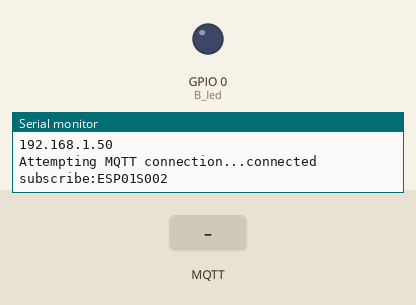
Simulated run of this sketch. Board: ESP8266 (NodeMCU). Parts: output pins drawn as LEDs (lit = HIGH), the last lines printed to the serial monitor. Inputs (shaded band) come from the test bench. WiFi joins after 1.5 s; servers stay silent unless stated; no MQTT or app messages arrive unless stated.

Above: at 2.7 s.
2.8 s: MQTT message "off" arrives on the first subscribed topic
At 4.0 s:
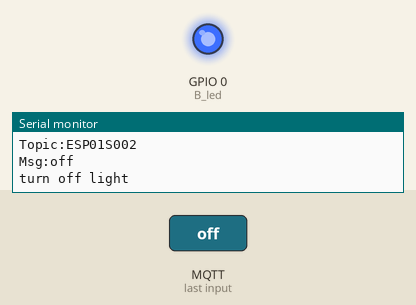
4.3 s: MQTT message "on" arrives on the first subscribed topic
At 5.3 s:
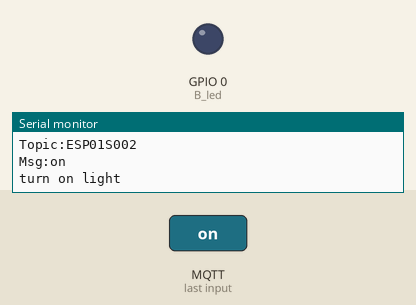
Timing chart, 0 to 7.3 s (numbered marks = the images above; inputs shaded):
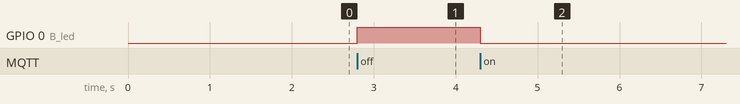

Measured:
- after the input at 2.8 s, GPIO 0 (B_led): LOW → HIGH at once
- after the input at 4.3 s, GPIO 0 (B_led): HIGH → LOW at once

The sketch:

bemfa_LED.ino
```cpp
/*
* 智能语言控制控制，支持同时天猫、小爱、小度、google Assistent控制
* 也同时支持web控制、小程序控制、app控制，定时控制等
* QQ群：566565915
* 项目示例：通过发送on或off控制开关
* 官网：bemfa.com
*/

#include <ESP8266WiFi.h>               //默认，加载WIFI头文件
#include "PubSubClient.h"              //默认，加载MQTT库文件
#include <ESP8266httpUpdate.h>
//********************需要修改的部分*******************//
const char* ssid = "SADY";           //修改，你的路由去WIFI名字
const char* password = "1q2w3e4r..";     //你的WIFI密码
#define ID_MQTT  "438c094dd3d94f70a4ef1c3b5e00997e"     //用户私钥，控制台获取
const char*  topic = "ESP01S002";        //主题名字，可在巴法云控制台自行创建，名称随意
const int B_led = 0;       //单片机LED引脚值，D系列是NodeMcu引脚命名方式，其他esp8266型号将D2改为自己的引脚
//**************************************************//
String upUrl = "http://bin.bemfa.com/b/1BcNDM4YzA5NGRkM2Q5NGY3MGE0ZWYxYzNiNWUwMDk5N2U=ESP01S002.bin";

const char* mqtt_server = "bemfa.com"; //默认，MQTT服务器
const int mqtt_server_port = 9501;      //默认，MQTT服务器
WiFiClient espClient;
PubSubClient client(espClient);

//灯光函数及引脚定义
void turnOnLed();
void turnOffLed();

void setup_wifi() {
  delay(10);
  Serial.println();
  Serial.print("Connecting to ");
  Serial.println(ssid);
  WiFi.begin(ssid, password);
  while (WiFi.status() != WL_CONNECTED) {
    delay(500);
    Serial.print(".");
  }

  Serial.println("");
  Serial.println("WiFi connected");
  Serial.println("IP address: ");
  Serial.println(WiFi.localIP());
}

void callback(char* topic, byte* payload, unsigned int length) {
  Serial.print("Topic:");
  Serial.println(topic);
  String msg = "";
  for (int i = 0; i < length; i++) {
    msg += (char)payload[i];
  }
  Serial.print("Msg:");
  Serial.println(msg);
  if (msg == "on") {//如果接收字符on，亮灯
    turnOnLed();//开灯函数
  } else if (msg == "off") {//如果接收字符off，亮灯
    turnOffLed();//关灯函数
  }else if(msg == "update"){  //如果收到指令update
      updateBin();//执行升级函数
    }
  msg = "Nothing to do";
}

void reconnect() {
  // Loop until we're reconnected
  while (!client.connected()) {
    Serial.print("Attempting MQTT connection...");
    // Attempt to connect
    if (client.connect(ID_MQTT)) {
      Serial.println("connected");
      Serial.print("subscribe:");
      Serial.println(topic);
      //订阅主题，如果需要订阅多个主题，可发送多条订阅指令client.subscribe(topic2);client.subscribe(topic3);
      client.subscribe(topic);
    } else {
      Serial.print("failed, rc=");
      Serial.print(client.state());
      Serial.println(" try again in 5 seconds");
      // Wait 5 seconds before retrying
      delay(5000);
    }
  }
}


void setup() {
  pinMode(B_led, OUTPUT); //设置引脚为输出模式
  digitalWrite(B_led, 0);//默认引脚上电高电平
  Serial.begin(115200);     //设置波特率115200
  setup_wifi();           //设置wifi的函数，连接wifi
  client.setServer(mqtt_server, mqtt_server_port);//设置mqtt服务器
  client.setCallback(callback); //mqtt消息处理
}
void loop() {
  if (!client.connected()) {
    reconnect();
  }
  client.loop();

}

//打开灯泡
void turnOnLed() {
  Serial.println("turn on light");
  digitalWrite(B_led, 0);
}
//关闭灯泡
void turnOffLed() {
  Serial.println("turn off light");
  digitalWrite(B_led, 1);
}


//当升级开始时，打印日志
void update_started() {
  Serial.println("CALLBACK:  HTTP update process started");
}

//当升级结束时，打印日志
void update_finished() {
  Serial.println("CALLBACK:  HTTP update process finished");
}

//当升级中，打印日志
void update_progress(int cur, int total) {
  Serial.printf("CALLBACK:  HTTP update process at %d of %d bytes...\n", cur, total);
}

//当升级失败时，打印日志
void update_error(int err) {
  Serial.printf("CALLBACK:  HTTP update fatal error code %d\n", err);
}


/**
 * 固件升级函数
 * 在需要升级的地方，加上这个函数即可，例如setup中加的updateBin();
 * 原理：通过http请求获取远程固件，实现升级
 */
void updateBin(){
  Serial.println("start update");
  WiFiClient UpdateClient;

  ESPhttpUpdate.onStart(update_started);//当升级开始时
  ESPhttpUpdate.onEnd(update_finished); //当升级结束时
  ESPhttpUpdate.onProgress(update_progress); //当升级中
  ESPhttpUpdate.onError(update_error); //当升级失败时

  t_httpUpdate_return ret = ESPhttpUpdate.update(UpdateClient, upUrl);
  switch(ret) {
    case HTTP_UPDATE_FAILED:      //当升级失败
        Serial.println("[update] Update failed.");
        break;
    case HTTP_UPDATE_NO_UPDATES:  //当无升级
        Serial.println("[update] Update no Update.");
        break;
    case HTTP_UPDATE_OK:         //当升级成功
        Serial.println("[update] Update ok.");
        break;
  }
}
```
